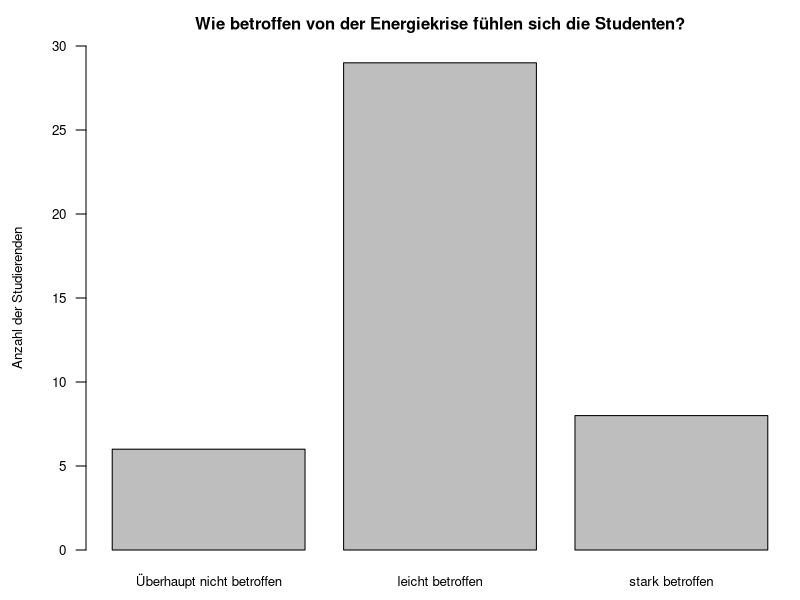
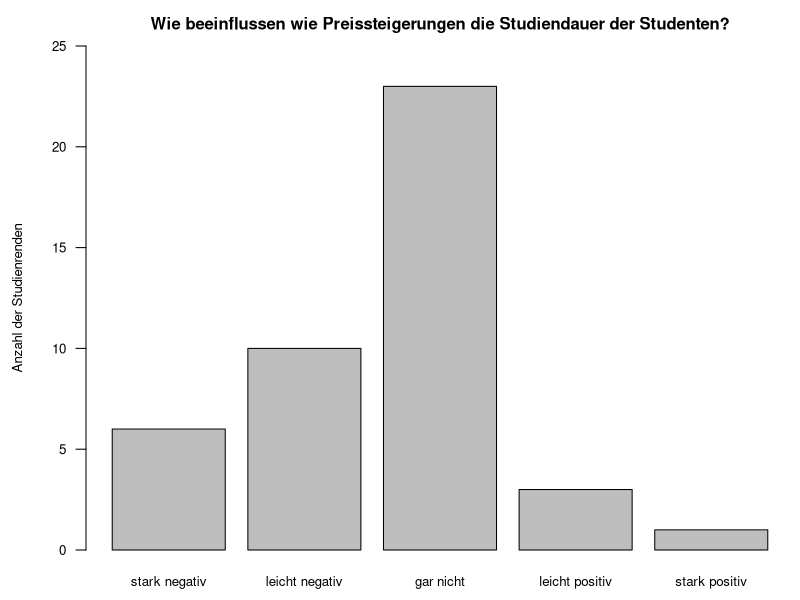
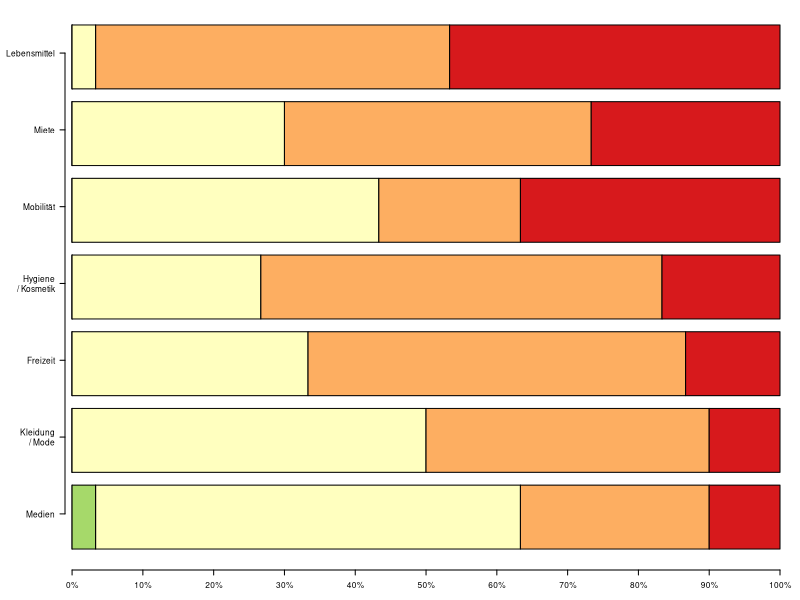
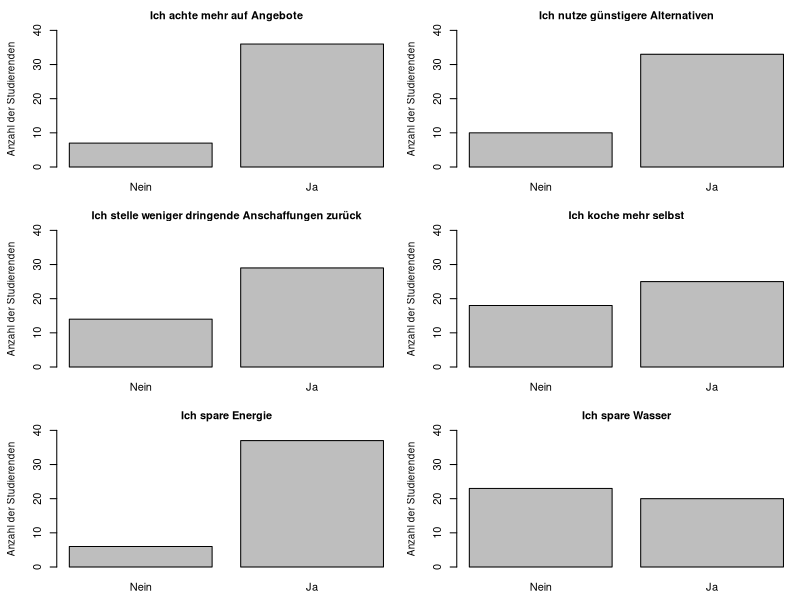

R code for these plots, in order:
## ---- chunk 1
# Add packages you need here!
library(knitr)
## ---- chunk 2
tau <- read.csv('tau.csv')
str(tau)
## ---- chunk 3
op <- par(no.readonly = TRUE) # the whole list of settable par's.
par(cex.main=1, cex.axis=.8, cex.lab=.8, mar = c(2.5, 4.3, 2.3, .3)) 

barplot(table(tau$Betroffenheit),
        names.arg = c("Überhaupt nicht betroffen", "leicht betroffen",
                      "stark betroffen"),
        ylab = "Anzahl der Studierenden", ylim = c(0,30), las = 1,
        main = "Wie betroffen von der Energiekrise fühlen sich die Studenten?")
par(op)
## ---- chunk 4
op <- par(no.readonly = TRUE) # the whole list of settable par's.
par(cex.main=1, cex.axis=.8, cex.lab=.8, mar = c(2.5, 4.3, 2.3, .3)) 

barplot(table(tau$Einfluss.Studiendauer),
        names.arg = c("stark negativ", "leicht negativ", "gar nicht",
                      "leicht positiv", "stark positiv"),
        ylab = "Anzahl der Studienrenden", ylim = c(0,25), las = 1,
        main = "Wie beeinflussen wie Preissteigerungen die Studiendauer der Studenten?")
par(op)
## ---- chunk 5
ausgabe <- tau[seq(3,9)]
library(stringr)
cnames <- colnames(ausgabe)
cnames <- str_replace(cnames, "Ausgabe\\.", "")
cnames <- str_replace(cnames, "\\.", "\n/ ")
colnames(ausgabe) <- cnames
ausgabe <- na.omit(ausgabe)
rownum <- nrow(ausgabe)
for( i in seq(-2, 2) ) {
    ausgabe <- rbind(ausgabe, rep(i, ncol(ausgabe)))
}
ausgabe <- ausgabe[,order(colMeans(ausgabe))] # nach Mittelwert ordnen
ratio <- (apply(ausgabe, 2, table)-1)/rownum

op <- par(no.readonly = TRUE) # the whole list of settable par's.
par(cex = 0.5, las = 1, mar = c(3, 6.5, .4, 2)) # Groesse der Beschriftung, horizontale Labels
library(RColorBrewer) # Paket für Farbverlauf Gruen -> Gelb -> Rot
barplot(ratio, 
        horiz = TRUE, # Horizontaler Barplot
        col = brewer.pal(5,"RdYlGn")[5:1], # Farben (richtig sortieren)
        xaxt = "n", yaxt = "n") # Achsen zunaechst nicht plotten
# x-Achse:
axis(1, at = seq(0, 1, length.out=11), labels = c(paste(10*0:10, "%", sep ="")))
# y-Achse (Namen = Variablnamen)
axis(2, at = seq(.75,7.96, length.out = ncol(ausgabe)), labels = colnames(ausgabe))
par(op)
## ---- chunk 6
ausgabe <- tau[seq(3,9)]
cnames <- colnames(ausgabe)
cnames <- str_replace(cnames, "Ausgabe\\.", "")
cnames <- str_replace(cnames, "\\.", "/")
colnames(ausgabe) <- cnames
kable(cov(na.omit(ausgabe)), digits=3)
## ---- chunk 7
op <- par(no.readonly = TRUE) # the whole list of settable par's.
par(cex.main=1, cex.lab=.9, mfrow = c(3, 2), mar = c(2.5, 4.3, 2.3, .3)) 

barplot(table(tau$Verhalten.Angebote), names.arg = c("Nein", "Ja"),
        ylab = "Anzahl der Studierenden", ylim = c(0,40),
        main = "Ich achte mehr auf Angebote")

barplot(table(tau$Verhalten.Alternativen), names.arg = c("Nein", "Ja"),
        ylab = "Anzahl der Studierenden", ylim= c(0,40),
        main = "Ich nutze günstigere Alternativen")
        
barplot(table(tau$Verhalten.Anschaffungen), names.arg = c("Nein", "Ja"),
        ylab = "Anzahl der Studierenden", ylim = c(0,40),
        main = "Ich stelle weniger dringende Anschaffungen zurück")

barplot(table(tau$Verhalten.Kochen), names.arg = c("Nein", "Ja"),
        ylab = "Anzahl der Studierenden", ylim = c(0,40),
        main = "Ich koche mehr selbst")

barplot(table(tau$Verhalten.Energie.sparen), names.arg = c("Nein", "Ja"),
        ylab = "Anzahl der Studierenden", ylim = c(0,40),
        main = "Ich spare Energie")

barplot(table(tau$Verhalten.Wasser.sparen), names.arg = c("Nein", "Ja"),
        ylab = "Anzahl der Studierenden", ylim = c(0,40),
        main = "Ich spare Wasser")
par(op)
